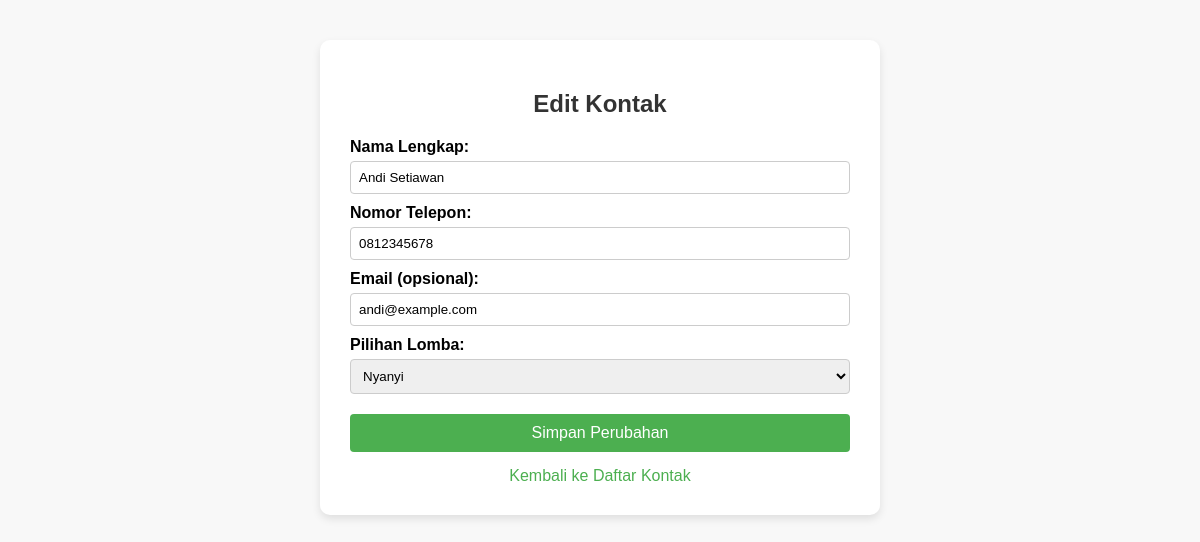
The page /edit.php?id=1 on the database its author committed.
### tables this page shows
CREATE TABLE `pendaftaran` (
  `id_pendaftaran` int(10) UNSIGNED NOT NULL,
  `nama_lengkap` varchar(100) NOT NULL,
  `nomor_telepon` varchar(13) NOT NULL,
  `email` varchar(100) DEFAULT NULL,
  `pilihan_lomba` enum('Nyanyi','Melukis') NOT NULL,
  `created_at` timestamp NOT NULL DEFAULT current_timestamp(),
  `updated_at` timestamp NOT NULL DEFAULT current_timestamp() ON UPDATE current_timestamp()
);

### edit.php (the view, shortened to what this page needs)
<?php
include 'koneksi.php';
$id = (int)$_GET['id'];
$data = $conn->query("SELECT * FROM pendaftaran WHERE id_pendaftaran=$id")->fetch_assoc();
?>
<!DOCTYPE html>
<html>
<head>
</head>
<body>
<div class="container">
    <h2>Edit Kontak</h2>
    <form method="post">
        <label>Nama Lengkap:</label>
        <input type="text" name="nama_lengkap"
               value="<?php echo isset($_POST['nama_lengkap'])?htmlspecialchars($_POST['nama_lengkap']):htmlspecialchars($data['nama_lengkap']); ?>">
        <label>Nomor Telepon:</label>
        <input type="text" name="nomor_telepon"
               value="<?php echo isset($_POST['nomor_telepon'])?htmlspecialchars($_POST['nomor_telepon']):htmlspecialchars($data['nomor_telepon']); ?>">
        <label>Email (opsional):</label>
        <input type="text" name="email"
               value="<?php echo isset($_POST['email'])?htmlspecialchars($_POST['email']):htmlspecialchars($data['email']); ?>">
        <label>Pilihan Lomba:</label>
        <select name="pilihan_lomba">
            <option value="Nyanyi" <?php
                $val = isset($_POST['pilihan_lomba'])?$_POST['pilihan_lomba']:$data['pilihan_lomba'];
                if($val=="Nyanyi") echo "selected"; ?>>Nyanyi</option>
        </select>
        <button type="submit">Simpan Perubahan</button>
    </form>
    <a href="index.php" class="back-link">Kembali ke Daftar Kontak</a>
</div>
</body>
</html>

### edit.php (style rules this page uses)
body { font-family: Arial, sans-serif; background-color: #f8f8f8; margin: 0; padding: 0; }
.container { max-width: 500px; margin: 40px auto; background: #fff; padding: 30px; border-radius: 10px; box-shadow: 0 4px 8px rgba(0,0,0,0.1); }
h2 { text-align: center; margin-bottom: 20px; color: #333; }
label { display: block; margin-top: 10px; font-weight: bold; }
input[type=text], select { width: 100%; padding: 8px; margin-top: 5px; border: 1px solid #ccc; border-radius: 4px; box-sizing: border-box; }
button { display: block; width: 100%; background-color: #4CAF50; color: white; padding: 10px; margin-top: 20px; border: none; border-radius: 4px; cursor: pointer; font-size: 16px; }
.back-link { display: block; text-align: center; margin-top: 15px; text-decoration: none; color: #4CAF50; }

### rows shown on the page
pendaftaran: nama_lengkap "Andi Setiawan", nomor_telepon "0812345678", email "andi@example.com", pilihan_lomba "Nyanyi"
